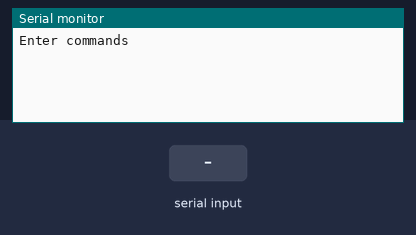
The sketch below on a simulated Arduino Uno, built with avr-gcc and run on an emulated ATmega328P. Shown: the last lines printed to the serial monitor. Inputs (shaded band) come from the test bench.

Above: at 1.2 s.
1.3 s: "1" received over the second serial link
At 2.5 s:
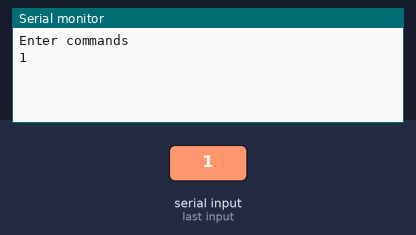
2.8 s: "0" received over the second serial link
At 3.7 s:
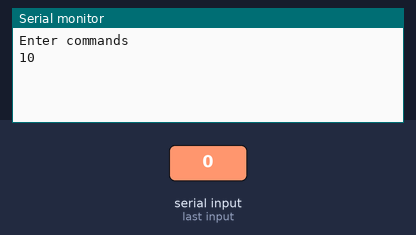

The sketch:

HUE_AT.ino
```cpp
#include<SoftwareSerial.h>
SoftwareSerial BT(10,11); //RX,TX
void setup() {
  // put your setup code here, to run once:
Serial.begin(9600);
BT.begin(38400);
Serial.println("Enter commands");
}

void loop() {
  // put your main code here, to run repeatedly:
if(BT.available())
  Serial.write(BT.read());
if(Serial.available())
  BT.write(Serial.read());
}
```

Measured:
- after the input at 1.3 s, the serial monitor: prints a new line at once (image 1)
- after the input at 2.8 s, the serial monitor: prints a new line at once (image 2)
